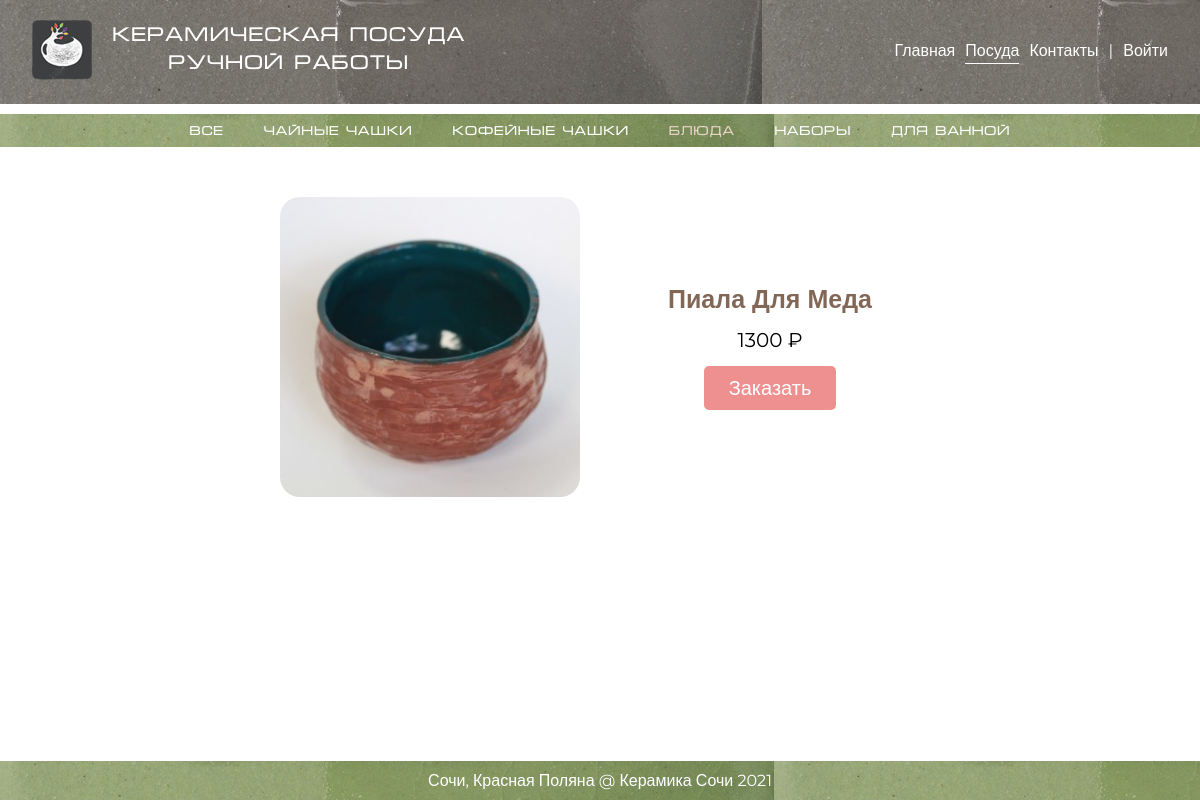
The page /products/1/ on the database its author committed.
### mainapp/models.py (models this page shows, shortened)
class ProductCategory(models.Model):
    name = models.CharField(verbose_name='имя категории', max_length=64)
    description = models.TextField(verbose_name='описание категории', blank=True)
    is_active = models.BooleanField(verbose_name='активная', default=1)
    @property
    def url(self):
        return reverse('mainapp:products:category', kwargs={'pk': self.id})

class Product(models.Model):
    category = models.ForeignKey(ProductCategory, on_delete=models.CASCADE, verbose_name='категория')
    name = models.CharField(verbose_name='имя продукта', max_length=128)
    description = models.TextField(verbose_name='описание продукта', blank=True)
    price = models.DecimalField(verbose_name='цена продукта', max_digits=8, decimal_places=2, default=0)
    quantity = models.PositiveSmallIntegerField(verbose_name='количество', default=1)
    image = models.ImageField(upload_to='products_images', blank=True)
    is_active = models.BooleanField(verbose_name='активная', default=1)
    @property
    def image_or_default(self):
        return self.image.url if self.image else static('img/default.png')
    @property
    def add_to_basket_url(self):
        return reverse('basketapp:add', kwargs={'pk': self.id})

### mainapp/views.py (the view)
# urls.py: path('<int:pk>/', mainapp.product, name='product')
def product(request, pk=None):
    categories = ProductCategory.objects.filter(is_active=True).order_by('pk')
    product = Product.objects.get(pk=pk)
    context = {
        'page_title': product.name,
        'categories': categories,
        'product': product,
        'category_id': product.category_id,
        'main_path': main_path(request),
        'basket': get_basket(request)
    }
    return render(request, 'mainapp/product.html', context)

### mainapp/templatetags/my_tags.py (called while the page is built)
@register.filter()
def with_currency(price):
    return mark_safe(f'{round(price)}&nbsp;{settings.CURRENCY_SYMBOL}')

### mainapp/views.py (called while the page is built)
def get_basket(request):
    return request.user.is_authenticated and request.user.basket.all() or []

def main_path(request):
    return ':'.join(request.resolver_match.namespaces) + ':' + request.resolver_match.url_name

### mainapp/templates/mainapp/product.html (shortened to what this page needs)
{% extends 'mainapp/base.html' %}
{% load static %}
{% load my_tags %}
{% block products_menu %}
    {% include 'mainapp/includes/inc__categories_menu.html' %}
{% endblock %}
{% block content %}
        <div class="hot-product-container">
            <div class="image-container" style="background-image: url('{{ product.image_or_default }}')">
            </div>
            <div class="description-container column-middle">
                <div class="title">{{ product.name|title }}</div>
                <div class="price">{{ product.price|with_currency }}</div>
                <div class="button"><a href="{{ product.add_to_basket_url }}">Заказать</a></div>
            </div>
        </div>
{% endblock %}

### mainapp/templates/mainapp/includes/inc__categories_menu.html
    <div class="products-menu">
        <div class="inner-container">
            <div class="item {% if category_id == 0 %}active{% endif %}" onclick="document.location='{% url 'mainapp:products:category' 0 %}'">Все</div>
            {% for category in categories %}
                <div class="item {% if category_id == category.id  %}active{% endif %}" onclick="document.location='{{ category.url }}'">{{ category.name }}</div>
            {% endfor %}
        </div>
    </div>

### static/style.css (style rules this page uses)
html, body { height: 100%; }
a { color: #687251; }
html { overflow-y: scroll; }
* { margin: 0; padding: 0; box-sizing: border-box; font-family: 'Montserrat', sans-serif; font-size: 16px; }
.inner-container { width: 1080px; max-width: 100%; margin: 0 auto; }
@media (max-width: 1200px) { .inner-container { width: calc(100% - 64px); } }
.products-menu { padding: 10px 0; background-image: url("/static/img/bg_green.jpg"); margin-top: 10px; }
.products-menu .inner-container { display: flex; justify-content: center; }
.products-menu .item { font-family: 'micra', sans-serif; color: white; font-size: 13px; margin: 0 20px; cursor: pointer; transition: .3s; }
.products-menu .item.active, .products-menu .item.active .item:hover { color: #e8d5c6; }
.hot-product-container { display: flex; flex-wrap: wrap; justify-content: center; padding: 50px 0; }
.hot-product-container .image-container { width: 300px; height: 300px; background-repeat: no-repeat; background-size: cover; background-position: center; border-radius: 20px; margin: 0 20px; }
.hot-product-container .description-container { width: 300px; height: 300px; text-align: center; margin: 0 20px; }
.hot-product-container .description-container > div { margin: 7px 0; }
.hot-product-container .description-container .title { font-size: 25px; font-weight: bold; color: #826756; }
.hot-product-container .description-container .price { font-size: 20px; }
.hot-product-container .description-container .button a { display: block; width: fit-content; margin: 0 auto; padding: 10px 25px; font-size: 20px; background-color: #ef9090; color: white; text-decoration: none; border-radius: 5px; }
.column-middle { display: flex; flex-direction: column; justify-content: center; }

### rows shown on the page
ProductCategory: name "Чайные чашки"
ProductCategory: name "Кофейные чашки"
ProductCategory: name "Блюда"
ProductCategory: name "Наборы"
ProductCategory: name "Для ванной"
Product: image_or_default (picture), name "Пиала Для Меда", price|with_currency "1300 ₽"
